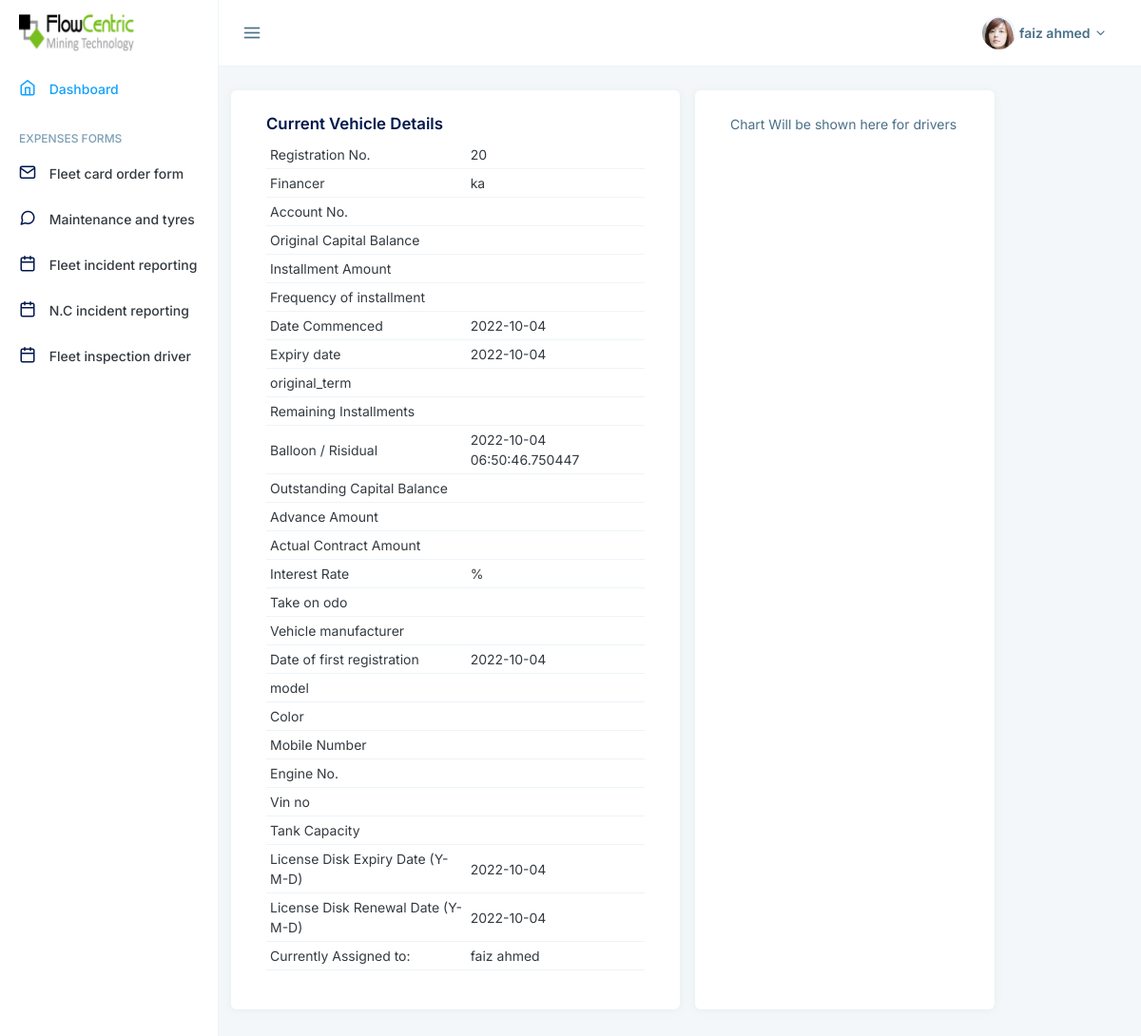
Page /dashboard (signed in) on the committed database.
### myapp/models.py (models this page shows, shortened)
class User(db.Model, UserMixin):
    id = db.Column(db.Integer, primary_key=True)
    username = db.Column(db.String(40), nullable=False)
    email = db.Column(db.String(70))
    joining_date = db.Column(db.DateTime, default=datetime.now)
    password = db.Column(db.String(400))
    is_admin = db.Column(db.Boolean, default=False)
    employee_no = db.Column(db.Integer, unique=False, nullable=True)
    fleet_no = db.Column(db.Integer, unique=False, nullable=True)
    milage = db.Column(db.Integer, unique=False, nullable=True)
    driver_license_image = db.Column(db.String(200), unique=False, nullable=True)
    id_no_image = db.Column(db.String(200), unique=False, nullable=True)
    drivers_license_no = db.Column(db.Integer, unique=False, nullable=True)
    drivers_license_endorced = db.Column(db.String(5), unique=False, nullable=True)
    drivers_license_renewal_date = db.Column(db.Date, default=datetime.now().date)
    cell_no = db.Column(db.Integer, unique=False, nullable=True)
    family_members = db.Column(db.String(300), unique=False, nullable=True)
    vehicle = db.relationship("Vehicle", backref="driver", uselist=False)
    fleet_card = db.relationship("FleetCard", backref="fleet_card_driver", uselist=False)

class Vehicle(db.Model):
    id = db.Column(db.Integer, primary_key=True)
    registration_no = db.Column(db.Integer, nullable=False, unique=False)
    financer = db.Column(db.String(100), nullable=False, unique=False)
    account_no = db.Column(db.Integer, nullable=False, unique=False)
    original_capital_balance = db.Column(db.Integer, nullable=False, unique=False)
    installment_amount = db.Column(db.Integer, nullable=False, unique=False)
    frequency_of_installment = db.Column(db.Integer, nullable=False, unique=False)
    date_commenced = db.Column(db.Date, nullable=False, unique=False, default=datetime.now().date)
    expiry_date = db.Column(db.Date, nullable=False, unique=False, default=datetime.now().date)
    original_term = db.Column(db.Integer, nullable=False, unique=False)
    remaining_installments = db.Column(db.Integer, nullable=False, unique=False)
    balloon_risidual = db.Column(db.String(100), nullable=False, unique=False)
    outstanding_capital_balance = db.Column(db.Integer, nullable=False, unique=False)
    advance_amount = db.Column(db.Integer, nullable=False, unique=False)
    actual_contract_balance = db.Column(db.Integer, nullable=False, unique=False)
    interest_rate = db.Column(db.Integer, nullable=False, unique=False)
    take_on_odo = db.Column(db.String(100), nullable=False, unique=False)
    vehicle_manufacturer = db.Column(db.String(100), nullable=False, unique=False)
    date_of_first_registration = db.Column(db.Date, default=datetime.now().date)
    model = db.Column(db.String(25), nullable=False, unique=False)
    color = db.Column(db.String(25), nullable=False, unique=False)
    mobile_number = db.Column(db.Integer, nullable=True, unique=False)
    engine_no = db.Column(db.String(50), nullable=False, unique=False)
    vin_no = db.Column(db.String(50), nullable=False, unique=False)
    tank_capacity = db.Column(db.String(50), nullable=False, unique=False)
    license_disk_expiry_date = db.Column(db.Date, default=datetime.now().date)
    license_disk_renewal_date = db.Column(db.Date, default=datetime.now().date)
    driver_id = db.Column(db.Integer, db.ForeignKey("user.id"), unique=True, nullable=True)
    vehicle = db.relationship("VehicleExpense", backref="vehicle", uselist=False)

### myapp/user/routes.py (the view)
@user.route("/dashboard")
@login_required
def dashboard():
    if current_user.is_admin:
        return redirect(url_for("admin.index"))
    vehicle = Vehicle.query.filter_by(driver_id=current_user.id).first()
    return render_template("dashboard.html", vehicle=vehicle,
                           dashboard="router-link-active")

### myapp/models.py (called while the page is built)
@login_manager.user_loader
def load_user(user_id):
    return User.query.get(user_id)

### myapp/templates/dashboard.html (shortened to what this page needs)
{% extends "layout.html" %}
{% block body %}
<div class="main row">
  <div class="card col-lg-6 col-sm-10">
    <div class="card-body">
        {% include "sections/vehicle_details.html" %}
    </div>
  </div>
  <div class="card col-lg-4 col-sm-8 mx-3">
    <div class="card-body">
        <div id="basic-column-chart">Chart Will be shown here for drivers</div>
  </div>
</div>
{% endblock body %}

### myapp/templates/layout.html (shortened to what this page needs)
<!doctype html>
<html lang="en">
  <head>
    <link href="https://cdn.jsdelivr.net/npm/bootstrap@5.0.2/dist/css/bootstrap.min.css" rel="stylesheet">
    <link
      href="static/assets/vendors/apexcharts/dist/apexcharts.css"
      rel="stylesheet"
    />
    <link href="static/assets/css/app.min.css" rel="stylesheet" />
  </head>
  <body>
<div class="layout">
  <div class="vertical-layout">
    <div class="header-text-dark header-nav layout-vertical">
      <div class="header-nav-wrap">
        <div class="header-nav-left">
          <div class="header-nav-item desktop-toggle">
            <div class="header-nav-item-select cursor-pointer">
              <i class="nav-icon feather icon-menu icon-arrow-right"></i>
            </div>
          </div>
        </div>
        <div class="header-nav-right">
          <div class="header-nav-item">
            <div class="dropdown header-nav-item-select nav-notification">
              <div
                class="toggle-wrapper"
                id="nav-notification-dropdown"
                data-bs-toggle="dropdown"
              >
              </div>
            </div>
          </div>
          <div class="header-nav-item">
            <div class="header-nav-item-select">
              <div
                class="toggle-wrapper"
                data-bs-toggle="modal"
                data-bs-target="#quick-view"
              >
              </div>
            </div>
          </div>
          <div class="header-nav-item">
            <div class="dropdown header-nav-item-select">
              <div
                class="toggle-wrapper"
                id="nav-lang-dropdown"
                data-bs-toggle="dropdown"
              >
                <div
                  class="avatar avatar-circle avatar-image"
                  style="width: 22px; height: 22px; line-height: 22px"
                >
                </div>
              </div>
            </div>
          </div>
          <div class="header-nav-item">
            <div class="dropdown header-nav-item-select nav-profile">
              <div
                class="toggle-wrapper"
                id="nav-profile-dropdown"
                data-bs-toggle="dropdown"
              >
                <div
                  class="avatar avatar-circle avatar-image"
                  style="width: 35px; height: 35px; line-height: 35px"
                >
                  <img src="static/assets/images/avatars/thumb-1.jpg" alt="" />
                </div>
                <span class="fw-bold mx-1">{{ current_user.username }}</span>
                <i class="feather icon-chevron-down"></i>
              </div>
            </div>
          </div>
        </div>
      </div>
    </div>
    <div class="side-nav vertical-menu nav-menu-light scrollable">
      <div class="nav-logo">
        <div class="w-100 logo">
          <img
            class="img-fluid"
            src="static/assets/images/logo/logo.png"
            style="max-height: 40px"
            alt="logo"
          />
        </div>
      </div>
      <ul class="nav-menu main_dashboad_menu">
        <li class="nav-menu-item {{dashboard}}">
          <a href="/">
            <i class="feather icon-home"></i>
            <span class="nav-menu-item-title">Dashboard</span>
          </a>
        </li>
        <li class="nav-group-title">Expenses Forms</li>
        <li class="nav-menu-item {{fleet_card_class}}">
          <a href="{{ url_for('driver_forms.fleet_card_form') }}">
            <i class="feather icon-mail"></i>
            <span class="nav-menu-item-title">Fleet card order form</span>
          </a>
        </li>
        <li class="nav-menu-item {{ maintanance_card_class }}">
          <a href="{{url_for('driver_forms.maintenance_card_form')}}">
            <i class="feather icon-message-circle"></i>
            <span class="nav-menu-item-title">Maintenance and tyres</span>
          </a>
        </li>
        <li class="nav-menu-item {{ fleet_incident_card_class }}">
          <a href="{{url_for('driver_forms.fleet_incident_reporting_form')}}">
            <i class="feather icon-calendar"></i>
            <span class="nav-menu-item-title">Fleet incident reporting</span>
          </a>
        </li>
        <li class="nav-menu-item {{ nc_card_class }}">
          <a href="{{url_for('driver_forms.fleet_N_incident_reporting_form')}}">
            <i class="feather icon-calendar"></i>
            <span class="nav-menu-item-title">
              N.C incident reporting</span>
          </a>
        </li>
        <li class="nav-menu-item {{ reporting_card_class }}" >
          <a href="{{url_for('driver_forms.fleet_inspection_reporting_form')}}">
            <i class="feather icon-calendar"></i>
            <span class="nav-menu-item-title">
             Fleet inspection driver</span>
          </a>
        </li>
      </ul>
    </div>
    <div class="content">
        {% block body %}
        {% endblock body %}
    </div>
    </div>
  </div>
</div>
  </body>
</html>

### myapp/templates/sections/vehicle_details.html
{% if vehicle %}
<h5>Current Vehicle Details</h5>
<table class="table table-sm">
<tbody>
    <tr>
        <td>Registration No.</td>
        <td>{{ vehicle.registration_no }}</td>
    </tr>
    <tr>
        <td>Financer</td>
        <td>{{ vehicle.financer }}</td>
    </tr>
    <tr>
        <td>Account No.</td>
        <td>{{ vehicle.account_no }}</td>
    </tr>
    <tr>
        <td>Original Capital Balance</td>
        <td>{{ vehicle.original_capital_balance }}</td>
    </tr>
    <tr>
        <td>Installment Amount</td>
        <td>{{ vehicle.installment_amount }}</td>
    </tr>
    <tr>
        <td>Frequency of installment</td>
        <td>{{ vehicle.frequency_of_installment }}</td>
    </tr>
    <tr>
        <td>Date Commenced</td>
        <td>{{ vehicle.date_commenced }}</td>
    </tr>
    <tr>
        <td>Expiry date</td>
        <td>{{ vehicle.expiry_date }}</td>
    </tr>
    <tr>
        <td>original_term</td>
        <td>{{ vehicle.original_term }}</td>
    </tr>
    <tr>
        <td>Remaining Installments</td>
        <td>{{ vehicle.remaining_installments }}</td>
    </tr>
    <tr>
        <td>Balloon / Risidual</td>
        <td>{{ vehicle.balloon_risidual }}</td>
    </tr>
    <tr>
        <td>Outstanding Capital Balance</td>
        <td>{{ vehicle.outstanding_capital_balance }}</td>
    </tr>
    <tr>
        <td>Advance Amount</td>
        <td>{{ vehicle.advance_amount }}</td>
    </tr>
    <tr>
        <td>Actual Contract Amount</td>
        <td>{{ vehicle.actual_contract_balance }}</td>
    </tr>
    <tr>
        <td>Interest Rate</td>
        <td>{{ vehicle.interest_rate }}%</td>
    </tr>
    <tr>
        <td>Take on odo</td>
        <td>{{ vehicle.take_on_odo }}</td>
    </tr>
    <tr>
        <td>Vehicle manufacturer</td>
        <td>{{ vehicle.vehicle_manufacturer }}</td>
    </tr>
    <tr>
        <td>Date of first registration</td>
        <td>{{ vehicle.date_of_first_registration }}</td>
    </tr>
    <tr>
        <td>model</td>
        <td>{{ vehicle.model }}</td>
    </tr>
    <tr>
        <td>Color</td>
        <td>{{ vehicle.color }}</td>
    </tr>
    <tr>
        <td>Mobile Number</td>
        <td>{{ vehicle.mobile_number }}</td>
    </tr>
    <tr>
        <td>Engine No.</td>
        <td>{{ vehicle.engine_no }}</td>
    </tr>
    <tr>
        <td>Vin no</td>
        <td>{{ vehicle.vin_no }}</td>
    </tr>
    <tr>
        <td>Tank Capacity</td>
        <td>{{ vehicle.tank_capacity }}</td>
    </tr>
    <tr>
        <td>License Disk Expiry Date (Y-M-D)</td>
        <td>{{ vehicle.license_disk_expiry_date }}</td>
    </tr>
    <tr>
        <td>License Disk Renewal Date (Y-M-D)</td>
        <td>{{ vehicle.license_disk_renewal_date }}</td>
    </tr>
    <tr>
        <td>Currently Assigned to: </td>
        <td>{{ current_user.username }}</td>
    </tr>
</tbody>
</table>
{% else %}
<h1>No Vehicles to display</h1>
{% endif %}

### rows in the picture
User: username "faiz ahmed"
Vehicle: registration_no "20", financer "ka", date_commenced "2022-10-04", expiry_date "2022-10-04", balloon_risidual "2022-10-04 06:50:46.750447", date_of_first_registration "2022-10-04", license_disk_expiry_date "2022-10-04", license_disk_renewal_date "2022-10-04"
